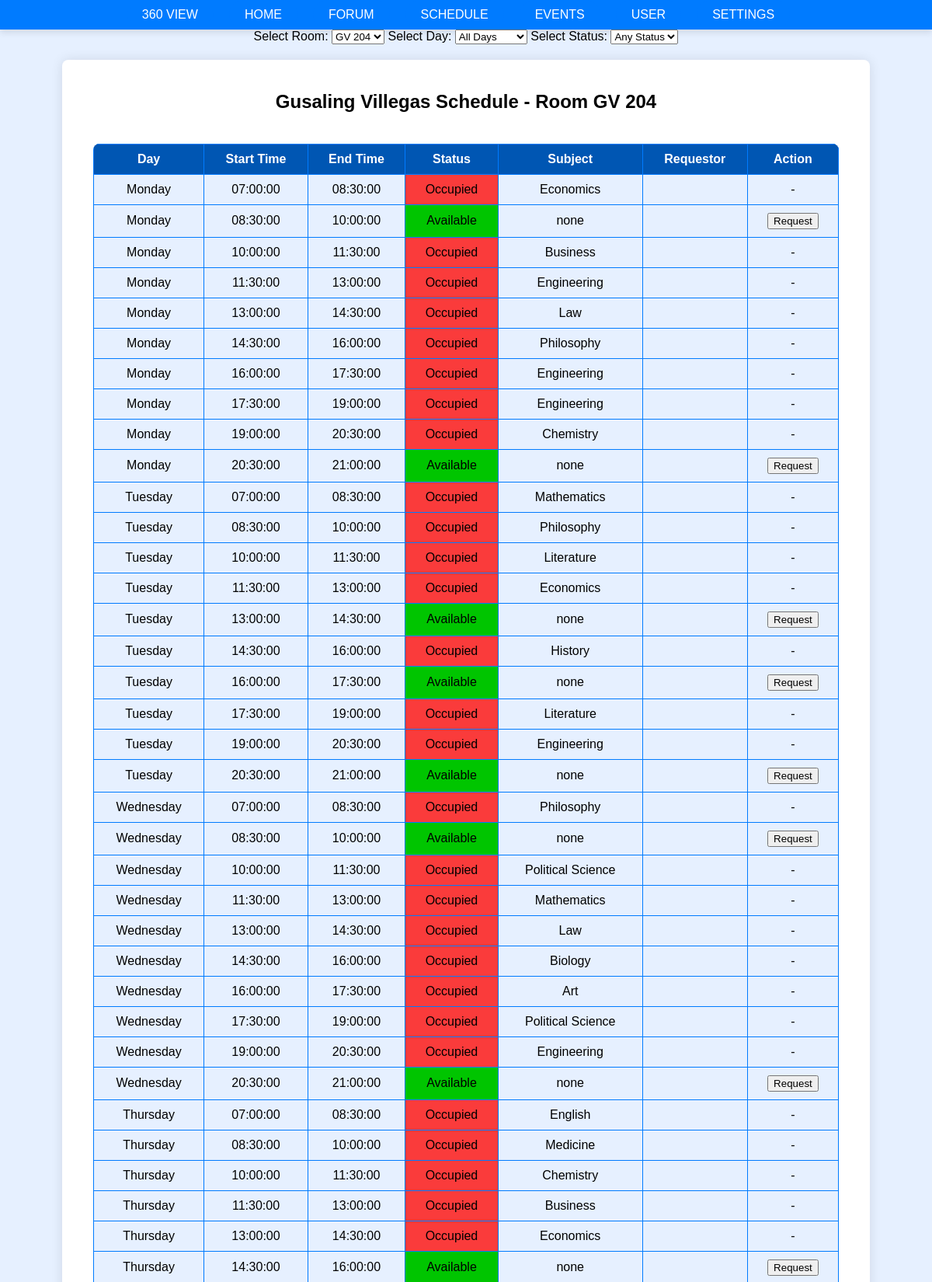
Screenshot of /gvschedule.php (signed in, upper part) with the database file from the repository.
### tables this page shows
CREATE TABLE `rooms` (
  `room_id` int(11) NOT NULL,
  `building` varchar(50) NOT NULL,
  `floor_number` int(11) NOT NULL,
  `room_number` varchar(10) NOT NULL
);

CREATE TABLE `schedules` (
  `schedule_id` int(11) NOT NULL,
  `room_id` int(11) NOT NULL,
  `day_of_week` enum('Monday','Tuesday','Wednesday','Thursday','Friday','Saturday') NOT NULL,
  `start_time` time NOT NULL,
  `end_time` time NOT NULL,
  `status` enum('Available','Occupied','Pending') DEFAULT 'Available',
  `subject` varchar(50) DEFAULT NULL,
  `user_id` int(11) DEFAULT NULL
);

### public/gvschedule.php (the view, shortened to what this page needs)
<?php
require_once 'includes/dbh.inc.php';
$building_name = 'Gusaling Villegas';
$selected_room_id = null;
$selected_day = null;
$selected_status = null;
if (isset($_POST['room'])) {
    $selected_room_id = $_POST['room'];
    $_SESSION['selected_room_id'] = $selected_room_id;
} else {
    if (empty($selected_room_id)) {
        $sql = "SELECT room_id FROM rooms WHERE building = :building LIMIT 1";
        $stmt = $pdo->prepare($sql);
        $stmt->execute([':building' => $building_name]);
        $room = $stmt->fetch(PDO::FETCH_ASSOC);
        $selected_room_id = $room['room_id'] ?? null;
    }
}
if (isset($_POST['day'])) {
    $selected_day = $_POST['day'];
    $_SESSION['selected_day'] = $selected_day;
} else {
    $selected_day = null;
}
if (isset($_POST['stat'])) {
    $selected_status = $_POST['stat'];
    $_SESSION['selected_status'] = $selected_status;
} else {
    $selected_status = null;
}
$is_professor = isset($_SESSION['role']) && $_SESSION['role'] === 'Professor';
$is_admin = isset($_SESSION['role']) && $_SESSION['role'] === 'Admin';
?>
<!DOCTYPE html>
<html lang="en">
<head>
    <link rel="stylesheet" href="assets/schedule.css">
    <link rel="stylesheet" href="assets/dropdown.css">
</head>
<body>
    <div class="top-ribbon">
        <div class="ribbon-button-container dropdown stay">
            <span class="ribbon-button ribbon-trigger dropView">360 VIEW</span>
        </div>
        <div class="ribbon-button-container stay">
            <a href="home.php" class="ribbon-button">HOME</a>
        </div>
        <div class="ribbon-button-container">
            <a href="forum.php" class="ribbon-button">FORUM</a>
        </div>
        <div class="ribbon-button-container">
            <a href="schedule.php" class="ribbon-button">SCHEDULE</a>
        </div>
        <div class="ribbon-button-container">
            <a href="events.html" class="ribbon-button">EVENTS</a>
        </div>
        <div class="ribbon-button-container">
            <a href="user.php" class="ribbon-button">USER</a>
        </div>
        <div class="ribbon-button-container">
            <a href="settings.html" class="ribbon-button">SETTINGS</a>
        </div>
    </div>
    <div class="filters">
        <div class="room-dropdown">
            <form method="POST" id="filterForm">
                <label for="room">Select Room:</label>
                <select name="room" id="room" onchange="this.form.submit()">
                    <?php
                    $sql = "SELECT room_id, room_number FROM rooms WHERE building = :building";
                    $stmt = $pdo->prepare($sql);
                    $stmt->execute([':building' => $building_name]);
                    $rooms = $stmt->fetchAll(PDO::FETCH_ASSOC);
                    foreach ($rooms as $room) {
                        $selected = $selected_room_id == $room['room_id'] ? 'selected' : '';
                        echo "<option value=\"{$room['room_id']}\" $selected>{$room['room_number']}</option>";
                    }
                    ?>
                </select>
                <label for="day">Select Day:</label>
                <select name="day" id="day" onchange="this.form.submit()">
                    <option value="" <?php echo $selected_day === null ? 'selected' : ''; ?>>All Days</option>
                </select>
                <label for="stat">Select Status:</label>
                <select name="stat" id="stat" onchange="this.form.submit()">
                    <option value="" <?php echo $selected_status === null ? 'selected' : ''; ?>>Any Status</option>
                </select>
            </form>
        </div>
    </div>
    <div class="building-schedule-container">
        <?php
        if ($selected_room_id) {
            $room_id = $selected_room_id;
            $sql = "SELECT room_number FROM rooms WHERE room_id = :room_id";
            $stmt = $pdo->prepare($sql);
            $stmt->execute([':room_id' => $room_id]);
            $room_number = $stmt->fetchColumn();
            echo "<h2>{$building_name} Schedule - Room {$room_number}</h2>";
            $sql = "SELECT schedules.*, users.full_name FROM schedules LEFT JOIN users ON schedules.user_id = users.user_id WHERE schedules.room_id = :room_id";
            $params = [':room_id' => $room_id];
            $stmt = $pdo->prepare($sql);
            $stmt->execute($params);
            $schedules = $stmt->fetchAll(PDO::FETCH_ASSOC);
            echo "<table class=\"schedule-table\">";
            echo "<thead><tr><th>Day</th><th>Start Time</th><th>End Time</th><th>Status</th><th>Subject</th>";
            if ($is_professor|| $is_admin) {
                echo "<th>Requestor</th><th>Action</th>";
            }
            echo "</tr></thead>";
            echo "<tbody>";
            foreach ($schedules as $schedule) {
                echo "<tr>";
                echo "<td>{$schedule['day_of_week']}</td>";
                echo "<td>{$schedule['start_time']}</td>";
                echo "<td>{$schedule['end_time']}</td>";
                if ($schedule['status'] == 'Available')
                    {echo "<td class=\"available\">{$schedule['status']}</td>";}
                elseif ($schedule['status'] == 'Occupied' && $schedule['user_id'] == $_SESSION['user_id'])
                    {echo "<td class=\"occupied-own\">{$schedule['status']} (YOU)</td>";}
                elseif ($schedule['status'] == 'Pending')
                    {echo "<td class=\"pending\">{$schedule['status']}</td>";}
                else
                    {echo "<td class=\"occupied\">{$schedule['status']}</td>";}
                echo "<td>{$schedule['subject']}</td>";
                if ($is_professor) {
                    echo "<td>{$schedule['full_name']}</td>";
                    echo "<td>";
                    if ($schedule['status'] == 'Available') {
                        echo "<form method=\"POST\">";
                        echo "<button type=\"submit\" name=\"occupy_schedule\">Request</button>";
                        echo "</form>";
                    } elseif ($schedule['status'] == 'Occupied' && $schedule['user_id'] == $_SESSION['user_id']) {
                        echo "<form method=\"POST\">";
                        echo "<input type=\"hidden\" name=\"schedule_id\" value=\"{$schedule['schedule_id']}\">";
                        echo "<button type=\"submit\" name=\"unoccupy_schedule\">Unoccupy</button>";
                        echo "</form>";
                    } else {
                        echo "-";
                    }
                    echo "</td>";
                }
                echo "</tr>";
            }
            echo "</tbody></table>";
        }
        ?>
    </div>
</body>
</html>

### public/assets/schedule.css (style rules this page uses)
body { font-family: Arial, sans-serif; background-color: #e6f0ff; display: flex; flex-direction: column; align-items: center; height: 100vh; margin: 0; }
.top-ribbon { background-color: #007bff; width: 100%; padding: 10px 0; display: flex; justify-content: center; box-shadow: 0 4px 8px rgba(0, 0, 0, 0.1); }
.ribbon-button-container { margin: 0 10px; }
.ribbon-button { padding: 10px 20px; background-color: #007bff; color: white; text-decoration: none; border-radius: 20px; font-size: 16px; transition: background-color 0.3s, color 0.3s; }
.building-schedule-container { background-color: #ffffff; padding: 20px 40px; border-radius: 8px; box-shadow: 0 0 15px rgba(0, 0, 0, 0.1); text-align: center; margin-top: 20px; display: flex; flex-direction: column; align-items: center; justify-content: center; width: 80%; }
.schedule-table { width: 100%; border-collapse: collapse; margin-top: 20px; }
.schedule-table th, .schedule-table td { border: 1px solid #007bff; padding: 10px; text-align: center; }
.schedule-table th { background-color: #0056b3; color: white; }
.schedule-table td { background-color: #e6f0ff; }
.schedule-table { border-radius: 8px; overflow: hidden; }
.schedule-table td.available { background-color: rgb(0, 197, 0); }
.schedule-table td.occupied { background-color: rgb(250, 59, 59); }

### public/assets/dropdown.css (style rules this page uses)
.dropdown { position: relative; padding-top: 0px; padding-bottom: 0px; }
.ribbon-trigger { cursor: pointer; display: none; }
.stay .ribbon-trigger { display: block; padding-top: 0px; padding-bottom: 0px; }

### rows the page displays
rooms: room_number "GV 204"
schedules: day_of_week "Monday", start_time "07:00:00", end_time "08:30:00", status "Occupied", subject "Economics"
schedules: day_of_week "Monday", start_time "08:30:00", end_time "10:00:00", status "Available", subject "none"
schedules: day_of_week "Monday", start_time "10:00:00", end_time "11:30:00", status "Occupied", subject "Business"
schedules: day_of_week "Monday", start_time "11:30:00", end_time "13:00:00", status "Occupied", subject "Engineering"
schedules: day_of_week "Monday", start_time "13:00:00", end_time "14:30:00", status "Occupied", subject "Law"
schedules: day_of_week "Monday", start_time "14:30:00", end_time "16:00:00", status "Occupied", subject "Philosophy"
schedules: day_of_week "Monday", start_time "16:00:00", end_time "17:30:00", status "Occupied", subject "Engineering"
schedules: day_of_week "Monday", start_time "17:30:00", end_time "19:00:00", status "Occupied", subject "Engineering"
schedules: day_of_week "Monday", start_time "19:00:00", end_time "20:30:00", status "Occupied", subject "Chemistry"
schedules: day_of_week "Monday", start_time "20:30:00", end_time "21:00:00", status "Available", subject "none"
schedules: day_of_week "Tuesday", start_time "07:00:00", end_time "08:30:00", status "Occupied", subject "Mathematics"
schedules: day_of_week "Tuesday", start_time "08:30:00", end_time "10:00:00", status "Occupied", subject "Philosophy"
schedules: day_of_week "Tuesday", start_time "10:00:00", end_time "11:30:00", status "Occupied", subject "Literature"
schedules: day_of_week "Tuesday", start_time "11:30:00", end_time "13:00:00", status "Occupied", subject "Economics"
schedules: day_of_week "Tuesday", start_time "13:00:00", end_time "14:30:00", status "Available", subject "none"
schedules: day_of_week "Tuesday", start_time "14:30:00", end_time "16:00:00", status "Occupied", subject "History"
schedules: day_of_week "Tuesday", start_time "16:00:00", end_time "17:30:00", status "Available", subject "none"
schedules: day_of_week "Tuesday", start_time "17:30:00", end_time "19:00:00", status "Occupied", subject "Literature"
schedules: day_of_week "Tuesday", start_time "19:00:00", end_time "20:30:00", status "Occupied", subject "Engineering"
schedules: day_of_week "Tuesday", start_time "20:30:00", end_time "21:00:00", status "Available", subject "none"
schedules: day_of_week "Wednesday", start_time "07:00:00", end_time "08:30:00", status "Occupied", subject "Philosophy"
schedules: day_of_week "Wednesday", start_time "08:30:00", end_time "10:00:00", status "Available", subject "none"
schedules: day_of_week "Wednesday", start_time "10:00:00", end_time "11:30:00", status "Occupied", subject "Political Science"
schedules: day_of_week "Wednesday", start_time "11:30:00", end_time "13:00:00", status "Occupied", subject "Mathematics"
schedules: day_of_week "Wednesday", start_time "13:00:00", end_time "14:30:00", status "Occupied", subject "Law"
schedules: day_of_week "Wednesday", start_time "14:30:00", end_time "16:00:00", status "Occupied", subject "Biology"
schedules: day_of_week "Wednesday", start_time "16:00:00", end_time "17:30:00", status "Occupied", subject "Art"
schedules: day_of_week "Wednesday", start_time "17:30:00", end_time "19:00:00", status "Occupied", subject "Political Science"
schedules: day_of_week "Wednesday", start_time "19:00:00", end_time "20:30:00", status "Occupied", subject "Engineering"
schedules: day_of_week "Wednesday", start_time "20:30:00", end_time "21:00:00", status "Available", subject "none"
schedules: day_of_week "Thursday", start_time "07:00:00", end_time "08:30:00", status "Occupied", subject "English"
schedules: day_of_week "Thursday", start_time "08:30:00", end_time "10:00:00", status "Occupied", subject "Medicine"
schedules: day_of_week "Thursday", start_time "10:00:00", end_time "11:30:00", status "Occupied", subject "Chemistry"
schedules: day_of_week "Thursday", start_time "11:30:00", end_time "13:00:00", status "Occupied", subject "Business"
schedules: day_of_week "Thursday", start_time "13:00:00", end_time "14:30:00", status "Occupied", subject "Economics"
schedules: day_of_week "Thursday", start_time "14:30:00", end_time "16:00:00", status "Available", subject "none"

### other values shown
$building_name "Gusaling Villegas"
form field room "GV 204"
